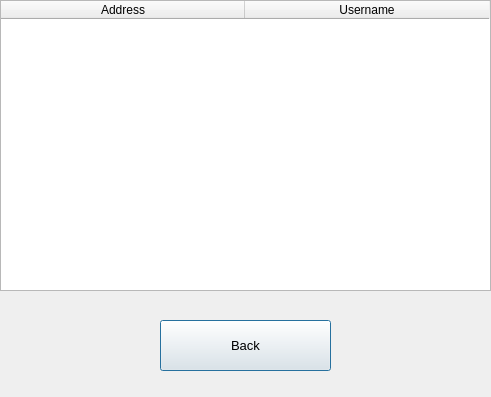
<?xml version="1.0" encoding="UTF-8"?>
<ui version="4.0">
 <class>PlayerList_Dialog</class>
 <widget class="QDialog" name="PlayerList_Dialog">
  <property name="geometry">
   <rect>
    <x>0</x>
    <y>0</y>
    <width>491</width>
    <height>397</height>
   </rect>
  </property>
  <property name="windowTitle">
   <string>SpecArt-PlayerList</string>
  </property>
  <widget class="QTableWidget" name="playerList_tableWidget">
   <property name="geometry">
    <rect>
     <x>0</x>
     <y>0</y>
     <width>491</width>
     <height>291</height>
    </rect>
   </property>
   <attribute name="horizontalHeaderDefaultSectionSize">
    <number>244</number>
   </attribute>
   <column>
    <property name="text">
     <string>Address</string>
    </property>
   </column>
   <column>
    <property name="text">
     <string>Username</string>
    </property>
   </column>
  </widget>
  <widget class="QPushButton" name="close_pushButton">
   <property name="geometry">
    <rect>
     <x>160</x>
     <y>320</y>
     <width>171</width>
     <height>51</height>
    </rect>
   </property>
   <property name="font">
    <font>
     <pointsize>10</pointsize>
    </font>
   </property>
   <property name="text">
    <string>Back</string>
   </property>
  </widget>
 </widget>
 <resources/>
 <connections/>
</ui>
